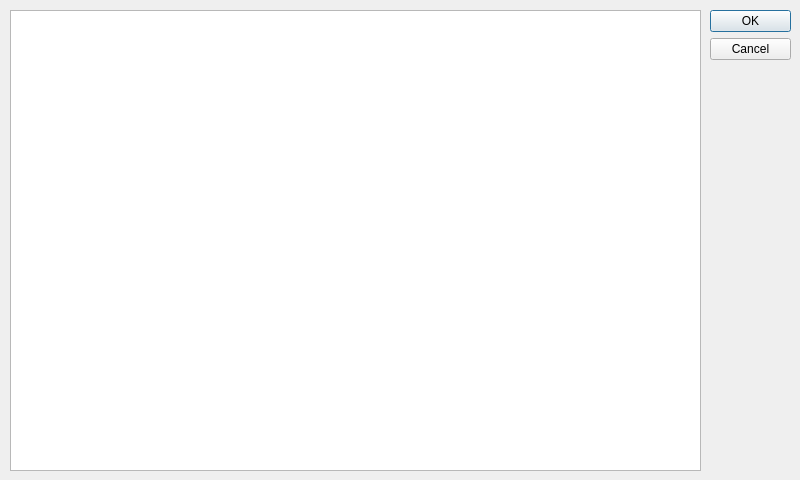
<?xml version="1.0" encoding="UTF-8"?>
<ui version="4.0">
 <class>history</class>
 <widget class="QDialog" name="history">
  <property name="geometry">
   <rect>
    <x>0</x>
    <y>0</y>
    <width>800</width>
    <height>480</height>
   </rect>
  </property>
  <property name="windowTitle">
   <string>Transaction history</string>
  </property>
  <property name="locale">
   <locale language="English" country="UnitedStates"/>
  </property>
  <widget class="QDialogButtonBox" name="actionButtonBox">
   <property name="geometry">
    <rect>
     <x>710</x>
     <y>10</y>
     <width>81</width>
     <height>51</height>
    </rect>
   </property>
   <property name="orientation">
    <enum>Qt::Vertical</enum>
   </property>
   <property name="standardButtons">
    <set>QDialogButtonBox::Cancel|QDialogButtonBox::Ok</set>
   </property>
  </widget>
  <widget class="QTextEdit" name="historyTextEdit">
   <property name="geometry">
    <rect>
     <x>10</x>
     <y>10</y>
     <width>691</width>
     <height>461</height>
    </rect>
   </property>
   <property name="minimumSize">
    <size>
     <width>480</width>
     <height>240</height>
    </size>
   </property>
  </widget>
 </widget>
 <resources/>
 <connections>
  <connection>
   <sender>actionButtonBox</sender>
   <signal>accepted()</signal>
   <receiver>history</receiver>
   <slot>accept()</slot>
   <hints>
    <hint type="sourcelabel">
     <x>728</x>
     <y>60</y>
    </hint>
    <hint type="destinationlabel">
     <x>157</x>
     <y>274</y>
    </hint>
   </hints>
  </connection>
  <connection>
   <sender>actionButtonBox</sender>
   <signal>rejected()</signal>
   <receiver>history</receiver>
   <slot>reject()</slot>
   <hints>
    <hint type="sourcelabel">
     <x>790</x>
     <y>60</y>
    </hint>
    <hint type="destinationlabel">
     <x>286</x>
     <y>274</y>
    </hint>
   </hints>
  </connection>
 </connections>
</ui>
